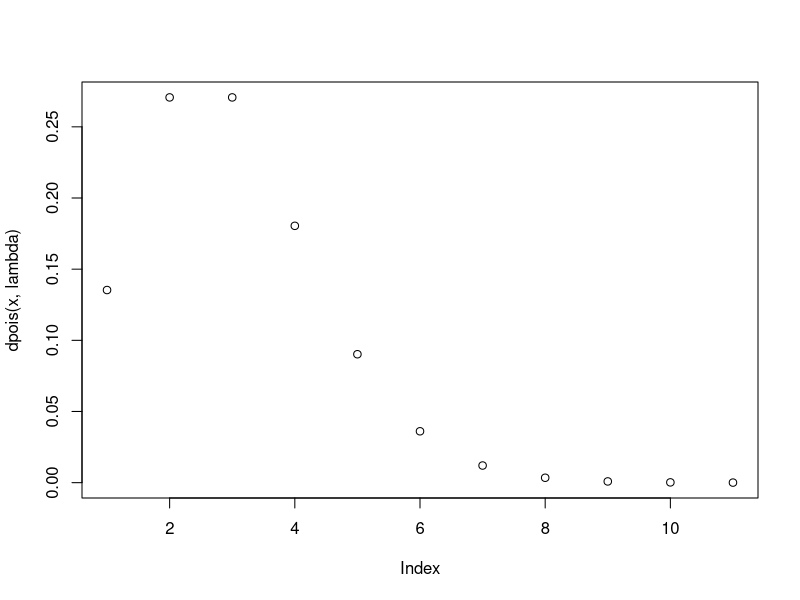
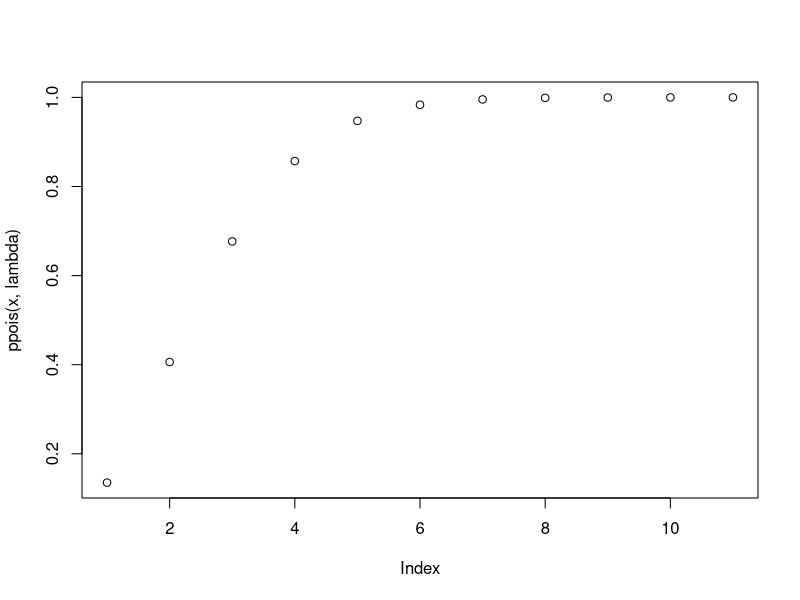
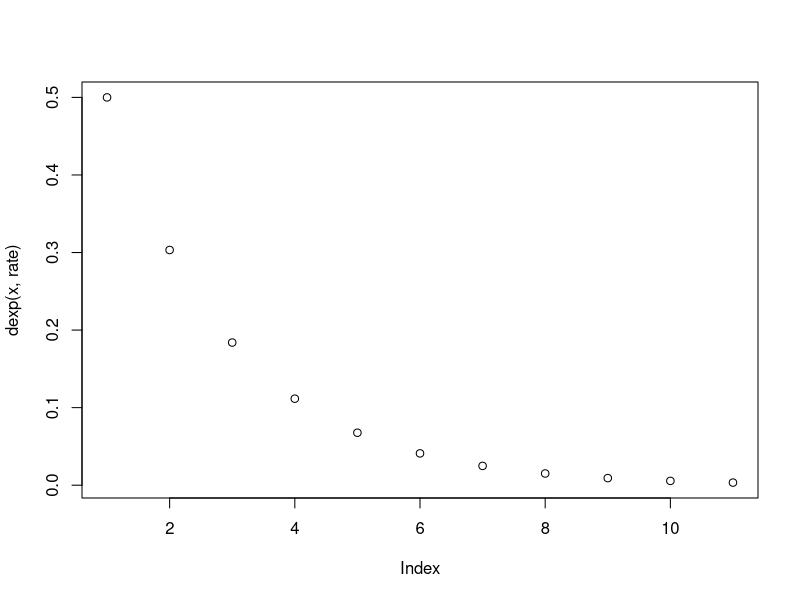
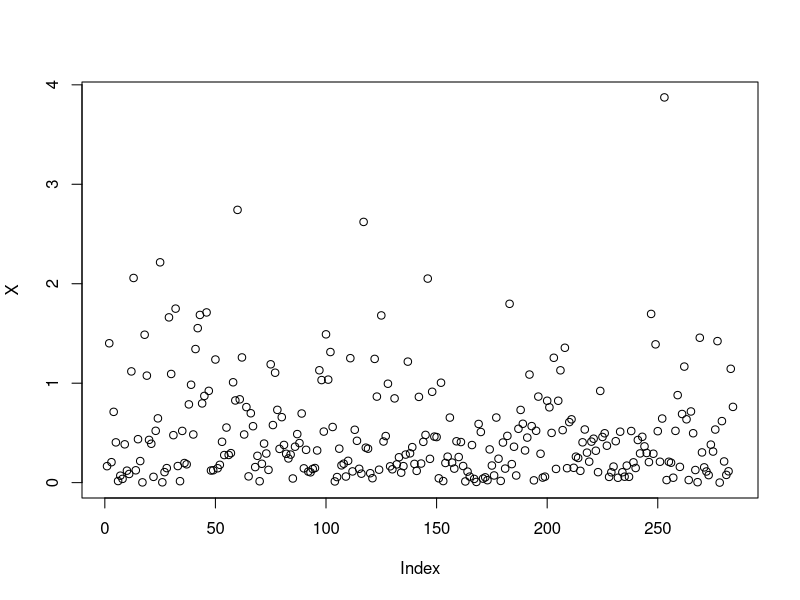
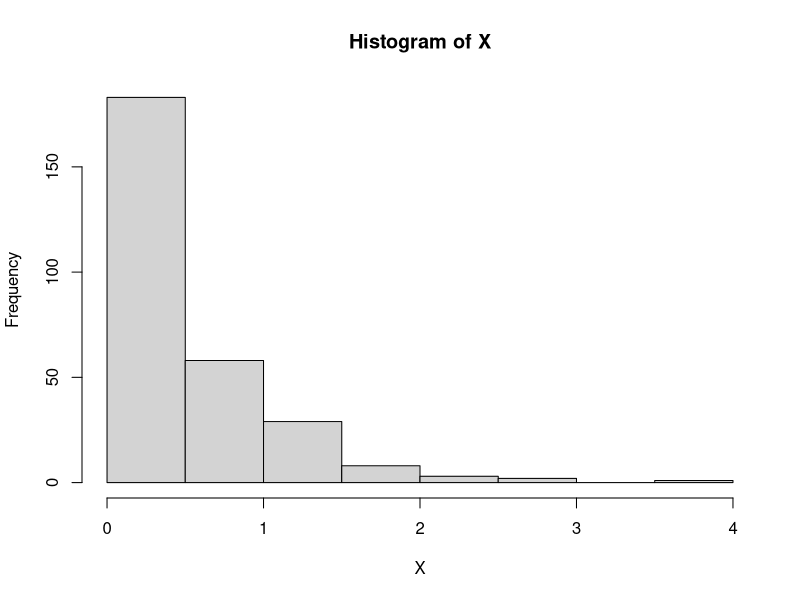
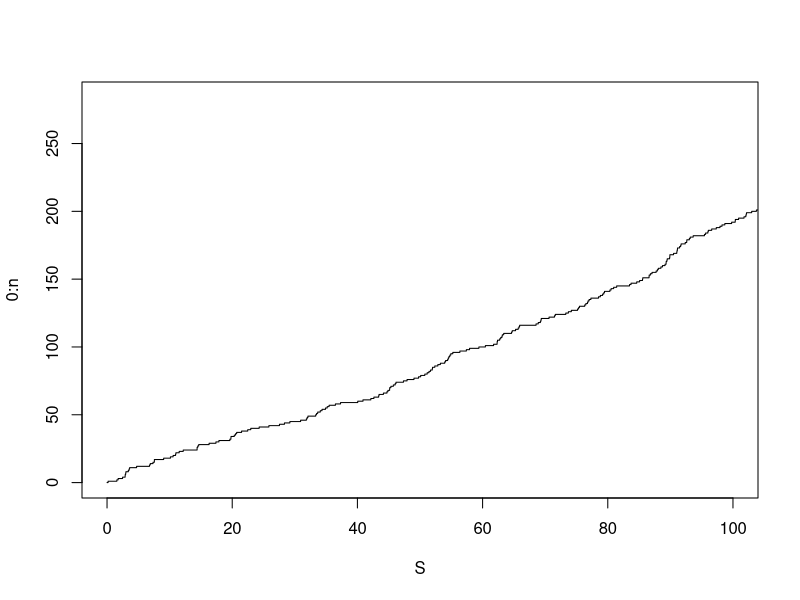
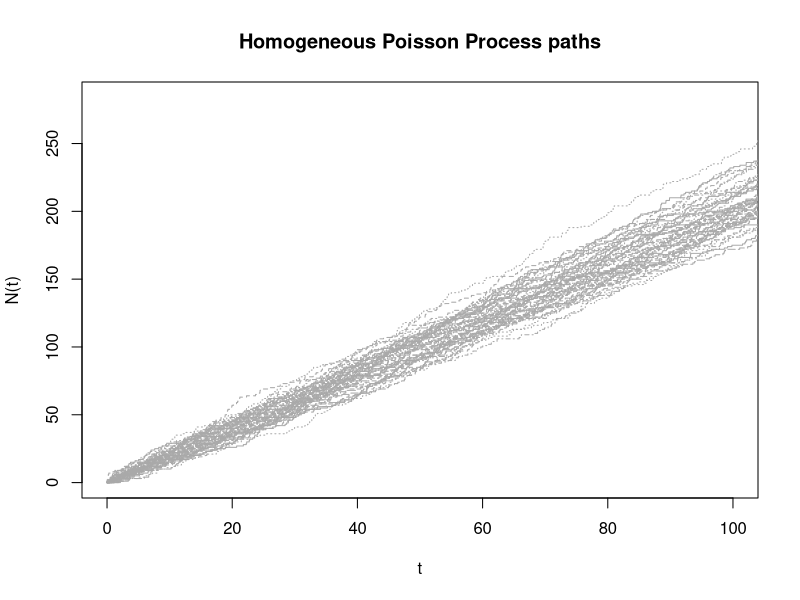

R code for these plots, in order:
# simulate poisson process so I understand it better


# 1. poisson distribution (discrete)
# models counts
# lambda is the average counts of events in a interval. 
# the bigger, the more flat pmf will be because more values could be taken 
# the smaller, the more pmf is concentrated at 0. 

?poisson
x <- seq(0, 10, 1)  # this should take integer value

lambda <- 2      # both mean and variance
# density, pmf
plot(dpois(x, lambda))

# verify mean and variance, both should be equal to lambda
meanpoi <- sum(x*dpois(x, lambda)) 
varpoi <- sum((x^2)*dpois(x, lambda)) - (meanpoi)^2 

# cdf
plot(ppois(x, lambda))

# 2. exponential distribution (continuous)
# models waiting time. the higher the rate is, the more sharp
# indicating shorter waiting time until the next event. 
?pexp
rate <- 0.5
plot(dexp(x, rate))


# 3. poisson process
# each arrival has indep, exponential waiting time

lambda <- 2
tMax <- 100

## find the number 'n' of exponential r.vs required by imposing that
## Pr{N(t) <= n} <= 1 - eps for a small 'eps'
n <- qpois(1 - 1e-8, lambda = lambda * tMax)  # lambda here is 50
# 94 points needed, these are the 94 events 


## simulate exponential interarrivals, 94 points
X <- rexp(n = n, rate = lambda)

plot(X)
hist(X)

S <- c(0, cumsum(X))
plot(x = S, y = 0:n, type = "s", xlim = c(0, tMax))  

## several paths?
nSamp <- 50
## simulate exponential interarrivals
X <- matrix(rexp(n * nSamp, rate = lambda), ncol = nSamp,
            dimnames = list(paste("S", 1:n, sep = ""), paste("samp", 1:nSamp)))
## compute arrivals, and add a fictive arrival 'T0' for t = 0
S <- apply(X, 2, cumsum)
S <- rbind("T0" = rep(0, nSamp), S)
head(S)
## plot using steps
matplot(x = S, y = 0:n, type = "s", col = "darkgray",
        xlim = c(0, tMax),
        main = "Homogeneous Poisson Process paths", xlab = "t", ylab = "N(t)")


# so the yaxis is how many events have happend at time t, N(t)
# between each single event, the waiting time between them is exponentially distributed
# with rate parameter lambda*t. 
# bigger lambda, more events happen in the interval
# bigger t, longer time 
# both would increase the total number of events. naturally, the one with bigger lambda is higher
# at the same time point









